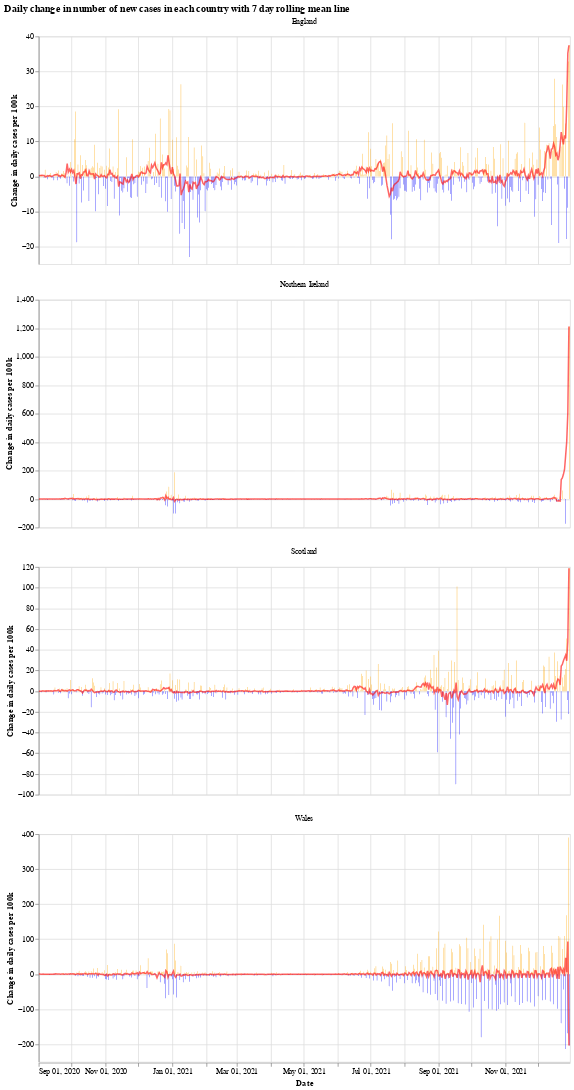

The notebook cell saved with this chart:
### Markdown cell above
We will use the Python library `Altair` for visualising the data, see the [altair docs](https://altair-viz.github.io/) for more information.

First we have a graph which shows the daily change in the number of new cases for each country. This number jumps up and down all over the place, which is likely due to delay in reporting of new cases over the weekend. Another interesting thing is that it looks like the daily cases in Wales experienced a much shorter period of calm over the summer (calm in the sense of daily cases not jumping up and down).

The orange bars are days when the number of new cases (per 100k population) was more than the previous day, while the blue are days when the number of new cases dropped. The red line is the 7 day moving average. 

When the moving average line is below 0, it means that there is a consistent drop in new cases. We can see this clearly happening around the times that lockdowns were introduced (though, to varying degrees). I will update the graphs soon with a marker of when each lockdown started.

### Code cell
# collapse
import altair as alt

bars = alt.Chart(uk_cases).mark_bar().encode(
    x=alt.X("yearmonthdate(date):T", axis=alt.Axis(title='Date')),
    y=alt.Y("casesChangeRate:Q", axis=alt.Axis(title='Change in daily cases per 100k')),
    tooltip='casesChange',
    color=alt.condition(
        alt.datum.casesChangeRate > 0,
        alt.value("orange"),  # The positive color
        alt.value("blue")  # The negative color
    )
).properties(title='Daily change in number of new cases with 7 day rolling mean',width=700).interactive()

line = alt.Chart(uk_cases).mark_line(
    color='red',
    size=2,
    opacity=0.6
).transform_window(
    rolling_mean='mean(casesChangeRate)',
    frame=[0, 7],
    groupby=['areaName']
).encode(
    x='yearmonthdate(date):T',
    y='rolling_mean:Q'
)

alt.layer(bars, line, data=uk_cases).facet(alt.Column(
    'areaName', title=''), columns=1).resolve_scale(y='independent').properties(title='Daily change in number of new cases in each country with 7 day rolling mean line')

### Figure 1 — Vega-Lite specification as saved in the notebook (floating-point values rounded to 4 significant figures; data arrays with more than 128 entries replaced by an {"elided": "..."} marker saying what was removed)
{"config": {"view": {"continuousWidth": 400, "continuousHeight": 300}}, "data": {"name": "data-06f84b03b9e80c86440583b71cff5756"}, "facet": {"type": "nominal", "field": "areaName", "title": ""}, "spec": {"layer": [{"mark": "bar", "encoding": {"color": {"condition": {"value": "orange", "test": "(datum.casesChangeRate > 0)"}, "value": "blue"}, "tooltip": {"type": "quantitative", "field": "casesChange"}, "x": {"type": "temporal", "axis": {"title": "Date"}, "field": "date", "timeUnit": "yearmonthdate"}, "y": {"type": "quantitative", "axis": {"title": "Change in daily cases per 100k"}, "field": "casesChangeRate"}}, "selection": {"selector005": {"type": "interval", "bind": "scales", "encodings": ["x", "y"]}}, "title": "Daily change in number of new cases with 7 day rolling mean", "width": 700}, {"mark": {"type": "line", "color": "red", "opacity": 0.6, "size": 2}, "encoding": {"x": {"type": "temporal", "field": "date", "timeUnit": "yearmonthdate"}, "y": {"type": "quantitative", "field": "rolling_mean"}}, "transform": [{"window": [{"op": "mean", "field": "casesChangeRate", "as": "rolling_mean"}], "frame": [0, 7], "groupby": ["areaName"]}]}]}, "columns": 1, "resolve": {"scale": {"y": "independent"}}, "title": "Daily change in number of new cases in each country with 7 day rolling mean line", "$schema": "https://vega.github.io/schema/vega-lite/v4.8.1.json", "datasets": {"data-06f84b03b9e80c86440583b71cff5756": {"elided": "1940 records"}}}
